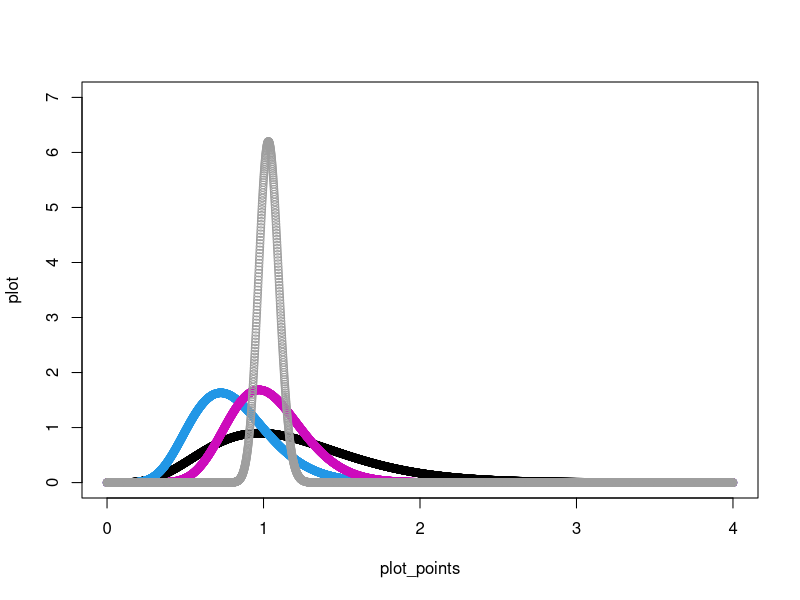

R code for this plot:
#name: Ethan Grant
#uni: erg2145
#hw#: hw5
#class: STAT W4400

theta <- 1 
alpha <- 2
beta <- .2
n <- c(4, 8, 16, 256)
plot_points <- seq(0, 4, 0.001)
data <- rexp(256, 1)

for (i in 1:4) {
  plot <- dgamma(plot_points, rate = beta + sum(data[1:n[i]]), shape = alpha + n[i])
  if (i == 1) 
    plot(plot_points, plot, ylim = range(0, 7))
  else points(plot_points, plot, col = i*10)
}